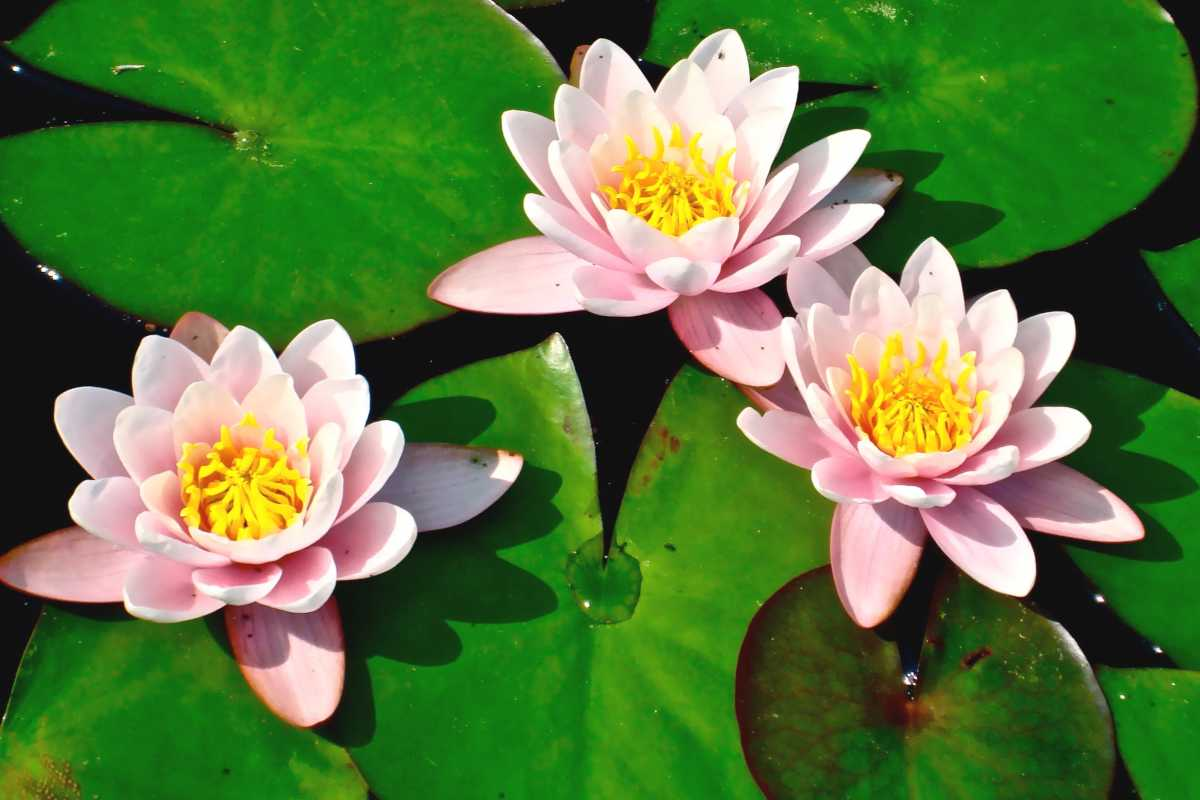
#> input picture Assignment 1/waterlilies.jpg, 1200 x 800 px, found by its file name
$ python q2.py
#> lines starting #> are read from the running program, lines starting #| are printed output that depends on the picture
import cv2

def convert_to_grayscale(image_path):

    # Read the image and return a numpy array loaded with the image
    img = cv2.imread(image_path)
#> img is the input picture: shape (800, 1200, 3); mean B, G, R 62.5, 121.9, 88.7
    cv2.imshow('Original Image', img)    # window_name, image
    cv2.waitKey(0)

    gray_img = cv2.cvtColor(img, cv2.COLOR_BGR2GRAY)
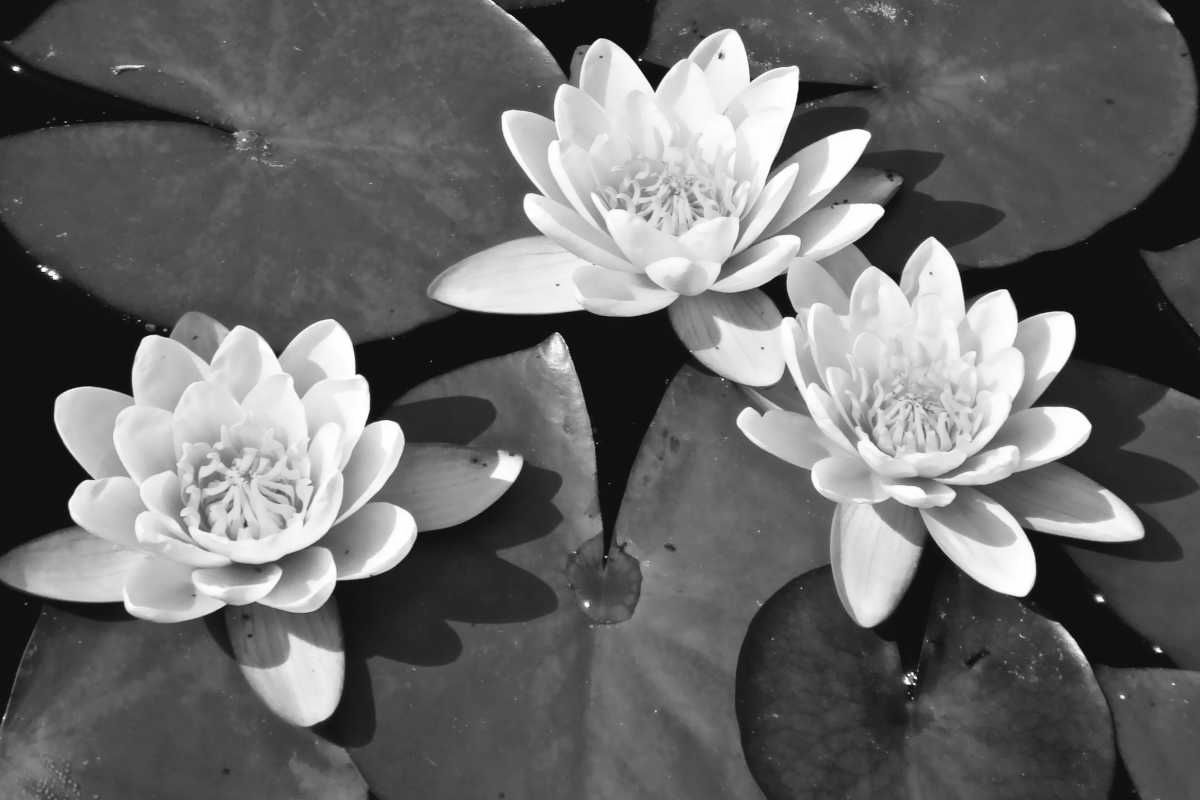
#> gray_img: shape (800, 1200); min 0, max 255, mean 105.1
    cv2.imshow('Gray Image', gray_img)    # window_name, image
    cv2.waitKey(0)

    # Close all windows
    cv2.destroyAllWindows()

# Image path
image_path = r'C:\Users\sayan\Desktop\ETCE Eight Sem - Shortcut\DIP\DIP-assignments\Assignment 1\waterlilies.jpg'

# Call the function
convert_to_grayscale(image_path)
